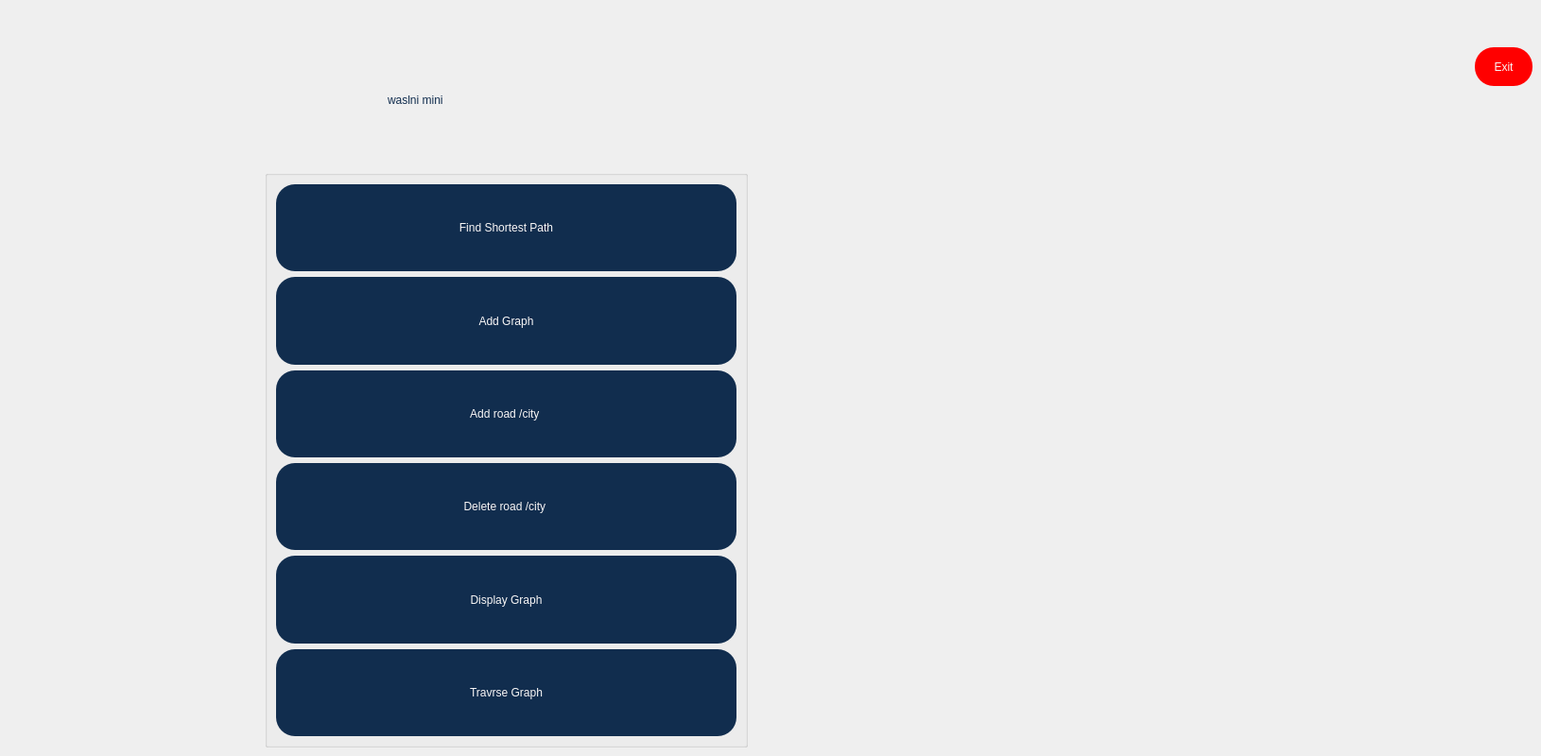
    <widget class="QWidget" name="page">
     <widget class="QLabel" name="label_2">
      <property name="geometry">
       <rect>
        <x>850</x>
        <y>200</y>
        <width>681</width>
        <height>561</height>
       </rect>
      </property>
      <property name="styleSheet">
       <string notr="true">Label_2{
border-radius: 20px;
}
</string>
      </property>
      <property name="frameShape">
       <enum>QFrame::NoFrame</enum>
      </property>
      <property name="lineWidth">
       <number>0</number>
      </property>
      <property name="text">
       <string/>
      </property>
      <property name="pixmap">
       <pixmap resource="recourses.qrc">:/pic2.jpg</pixmap>
      </property>
      <property name="scaledContents">
       <bool>true</bool>
      </property>
     </widget>
     <widget class="QLabel" name="label_pic">
      <property name="geometry">
       <rect>
        <x>290</x>
        <y>50</y>
        <width>121</width>
        <height>111</height>
       </rect>
      </property>
      <property name="text">
       <string/>
      </property>
      <property name="pixmap">
       <pixmap resource="recourses.qrc">:/logo.jpg</pixmap>
      </property>
      <property name="scaledContents">
       <bool>true</bool>
      </property>
     </widget>
     <widget class="QGroupBox" name="groupBox">
      <property name="geometry">
       <rect>
        <x>280</x>
        <y>180</y>
        <width>511</width>
        <height>611</height>
       </rect>
      </property>
      <property name="sizePolicy">
       <sizepolicy hsizetype="Preferred" vsizetype="Preferred">
        <horstretch>0</horstretch>
        <verstretch>0</verstretch>
       </sizepolicy>
      </property>
      <property name="styleSheet">
       <string notr="true">background-color:rgba(239,239,239,255);</string>
      </property>
      <property name="title">
       <string/>
      </property>
      <layout class="QVBoxLayout" name="verticalLayout">
       <item>
        <widget class="QPushButton" name="find">
         <property name="sizePolicy">
          <sizepolicy hsizetype="Preferred" vsizetype="Preferred">
           <horstretch>0</horstretch>
           <verstretch>0</verstretch>
          </sizepolicy>
         </property>
         <property name="styleSheet">
          <string notr="true">
QPushButton{
background-color: rgb(17, 45, 78);
	font: 800 16pt &quot;Rockwell Extra Bold&quot;;
color: rgb(249, 247, 247);
border-radius: 20px;
}
   
QPushButton:hover{
background-color:rgb(170, 170, 255);
}

QPushButton:pressed{
background-color:rgb(170, 0, 0);
}



</string>
         </property>
         <property name="text">
          <string>Find Shortest Path</string>
         </property>
        </widget>
       </item>
       <item>
        <widget class="QPushButton" name="addgraph">
         <property name="sizePolicy">
          <sizepolicy hsizetype="Preferred" vsizetype="Preferred">
           <horstretch>0</horstretch>
           <verstretch>0</verstretch>
          </sizepolicy>
         </property>
         <property name="styleSheet">
          <string notr="true">QPushButton{
background-color: rgb(17, 45, 78);
font: 800 16pt &quot;Rockwell Extra Bold&quot;;
color: rgb(249, 247, 247);
border-radius: 20px;
}
   
QPushButton:hover{
background-color:rgb(170, 170, 255);
}

QPushButton:pressed{
background-color:rgb(170, 0, 0);
}



</string>
         </property>
         <property name="text">
          <string>Add Graph</string>
         </property>
        </widget>
       </item>
       <item>
        <widget class="QPushButton" name="update">
         <property name="sizePolicy">
          <sizepolicy hsizetype="Preferred" vsizetype="Preferred">
           <horstretch>0</horstretch>
           <verstretch>0</verstretch>
          </sizepolicy>
         </property>
         <property name="styleSheet">
          <string notr="true">QPushButton{
	font: 600 9pt &quot;Yu Gothic UI Semibold&quot;;
	font: 9pt &quot;OCR A Extended&quot;;
background-color: rgb(17, 45, 78);
	font: 800 16pt &quot;Rockwell Extra Bold&quot;;
color: rgb(249, 247, 247);
border-radius: 20px;
}

   
QPushButton:hover{
background-color:rgb(170, 170, 255);
}

QPushButton:pressed{
background-color:rgb(170, 0, 0);
}



</string>
         </property>
         <property name="text">
          <string>Add road /city </string>
         </property>
        </widget>
       </item>
       <item>
        <widget class="QPushButton" name="deletegraph">
         <property name="sizePolicy">
          <sizepolicy hsizetype="Preferred" vsizetype="Preferred">
           <horstretch>0</horstretch>
           <verstretch>0</verstretch>
          </sizepolicy>
         </property>
         <property name="styleSheet">
          <string notr="true">
QPushButton{
background-color: rgb(17, 45, 78);
	font: 800 16pt &quot;Rockwell Extra Bold&quot;;
color: rgb(249, 247, 247);
border-radius: 20px;
}
   
QPushButton:hover{
background-color:rgb(170, 170, 255);
}

QPushButton:pressed{
background-color:rgb(170, 0, 0);
}



</string>
         </property>
         <property name="text">
          <string>Delete road /city </string>
         </property>
        </widget>
       </item>
       <item>
        <widget class="QPushButton" name="display">
         <property name="sizePolicy">
          <sizepolicy hsizetype="Preferred" vsizetype="Preferred">
           <horstretch>0</horstretch>
           <verstretch>0</verstretch>
          </sizepolicy>
         </property>
         <property name="styleSheet">
          <string notr="true">
QPushButton{
background-color: rgb(17, 45, 78);
	font: 800 16pt &quot;Rockwell Extra Bold&quot;;
color: rgb(249, 247, 247);
border-radius: 20px;
}
   
QPushButton:hover{
background-color:rgb(170, 170, 255);
}

QPushButton:pressed{
background-color:rgb(170, 0, 0);
}



</string>
         </property>
         <property name="text">
          <string>Display Graph</string>
         </property>
        </widget>
       </item>
       <item>
        <widget class="QPushButton" name="travrsegraph">
         <property name="sizePolicy">
          <sizepolicy hsizetype="Preferred" vsizetype="Preferred">
           <horstretch>0</horstretch>
           <verstretch>0</verstretch>
          </sizepolicy>
         </property>
         <property name="styleSheet">
          <string notr="true">
QPushButton{
background-color: rgb(17, 45, 78);
	font: 800 16pt &quot;Rockwell Extra Bold&quot;;
color: rgb(249, 247, 247);
border-radius: 20px;
}
   
QPushButton:hover{
background-color:rgb(170, 170, 255);
}

QPushButton:pressed{
background-color:rgb(170, 0, 0);
}



</string>
         </property>
         <property name="text">
          <string>Travrse Graph</string>
         </property>
        </widget>
       </item>
      </layout>
     </widget>
     <widget class="QLabel" name="label">
      <property name="geometry">
       <rect>
        <x>410</x>
        <y>80</y>
        <width>341</width>
        <height>51</height>
       </rect>
      </property>
      <property name="styleSheet">
       <string notr="true">color : rgb(17, 45, 78);
font: 700 32pt &quot;Magneto&quot;;</string>
      </property>
      <property name="text">
       <string>waslni mini</string>
      </property>
     </widget>
     <widget class="QPushButton" name="exit1">
      <property name="geometry">
       <rect>
        <x>1560</x>
        <y>50</y>
        <width>61</width>
        <height>41</height>
       </rect>
      </property>
      <property name="sizePolicy">
       <sizepolicy hsizetype="Preferred" vsizetype="Preferred">
        <horstretch>0</horstretch>
        <verstretch>0</verstretch>
       </sizepolicy>
      </property>
      <property name="styleSheet">
       <string notr="true">
QPushButton{
background-color: rgb(255, 0, 0);
font: 800 9pt &quot;Rockwell Extra Bold&quot;;
color: rgb(249, 247, 247);
border-radius: 20px;
}
   
QPushButton:hover{
background-color:rgb(170, 170, 255);
}

QPushButton:pressed{
background-color:rgb(170, 0, 0);
}</string>
      </property>
      <property name="text">
       <string>Exit</string>
      </property>
     </widget>
    </widget>
